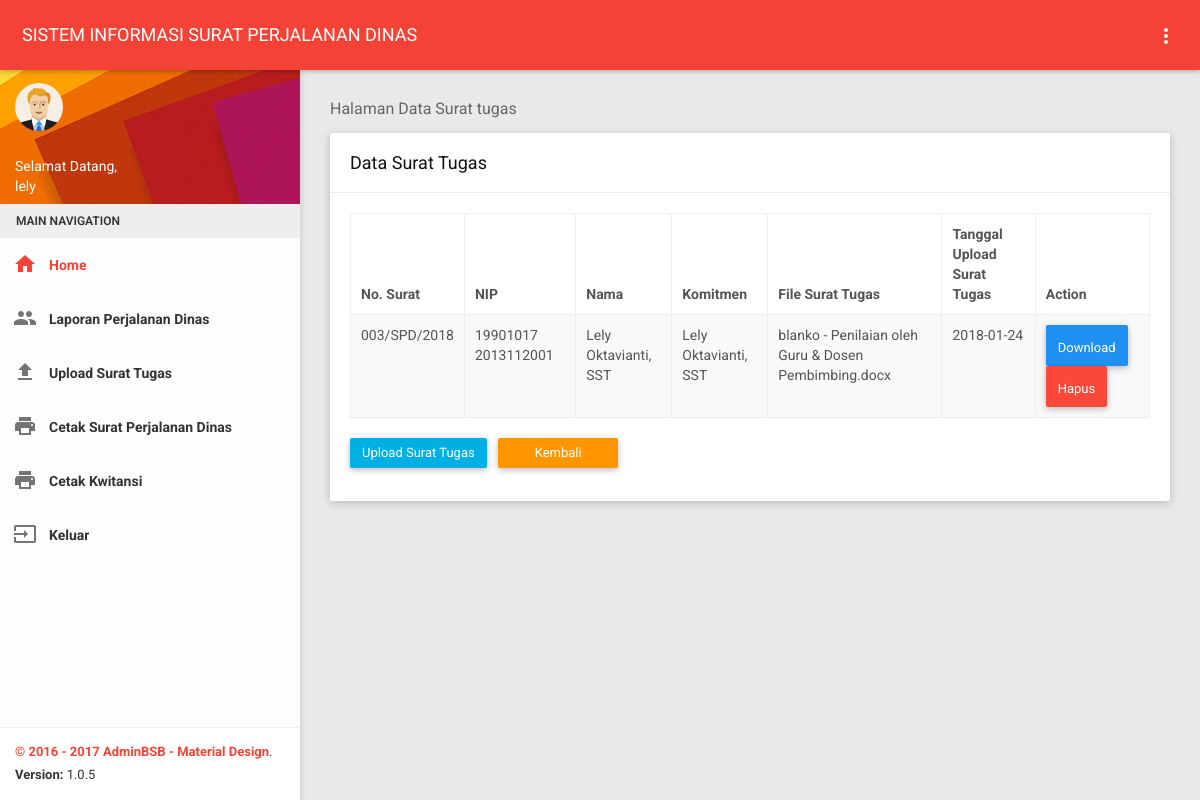
Page /pegawai/ust.php (signed in) on the committed database.
### tables this page shows
CREATE TABLE `uploadst` (
  `nosurat` varchar(100) NOT NULL,
  `nip` varchar(100) NOT NULL,
  `komitmen` varchar(100) NOT NULL,
  `nama_file` varchar(100) NOT NULL,
  `deskripsi` text NOT NULL,
  `tgl_upload` date NOT NULL,
  `hits` int(3) NOT NULL DEFAULT '1'
);

CREATE TABLE `pegawai` (
  `nip` varchar(100) NOT NULL,
  `nama` varchar(50) NOT NULL,
  `jk` varchar(15) NOT NULL,
  `ttl` varchar(50) NOT NULL,
  `golongan` varchar(20) NOT NULL,
  `jabatan` varchar(30) NOT NULL,
  `pd` varchar(30) NOT NULL,
  `username` varchar(30) NOT NULL,
  `password` varchar(32) NOT NULL,
  `hak_akses` varchar(10) NOT NULL
);

### pegawai/ust.php (the view, shortened to what this page needs)
<?php
include '../tampilan/ataspegawai.php';
?>
    <section class="content">
        <div class="container-fluid">
            <div class="block-header">
                <h2>Halaman Data Surat tugas</h2>
            </div>
            <div class="row clearfix">
                <div class="col-lg-12 col-md-12 col-sm-12 col-xs-12">
                    <div class="card">
                        <div class="header">
                            <h2>
                               Data Surat Tugas
                            </h2>
                        </div>
                        <div class="body">
                            <div class="table-responsive">
                                <table class="table table-bordered table-striped table-hover dataTable js-exportable">
                                    <thead>
                                        <tr>
                                            <th>No. Surat</th>
                                            <th>NIP</th>
                                            <th>Nama</th>
                                            <th>Komitmen</th>
                                            <th>File Surat Tugas</th>
                                            <th>Tanggal Upload Surat Tugas</th>
                                            <th>Action</th>
                                        </tr>
                                    </thead>
                                      <?php
                                        $username=$_SESSION['username'];
                                     $tampil=mysql_query("SELECT uploadst.nosurat, uploadst.tgl_upload, pegawai.username, uploadst.nip, pegawai.nama, uploadst.komitmen,uploadst.nama_file from uploadst, pegawai where uploadst.nip=pegawai.nip and username='$username'");
                                     while($data=mysql_fetch_array($tampil)){
                                     ?>
                                     <tbody>
                                        <tr>
                                            <td><?php echo $data['nosurat']; ?></td>
                                            <td><?php echo $data['nip']; ?></td>
                                            <td><?php echo $data['nama']; ?></td>
                                            <td><?php echo $data['komitmen']; ?></td>
                                            <td><?php echo $data['nama_file']; ?></td>
                                            <td><?php echo $data['tgl_upload']?></td>
                        <td>
                        <a class="btn btn-primary waves-effect" href="downloadst.php?file=\<?php echo $data['nama_file'];?>"><i class="fa fa-wrench"></i> Download</a>
                          <a class="btn btn-danger waves-effect" href="hapust.php?hal=hapus&kd=<?php echo $data['nosurat'];?>"><i class="fa fa-wrench"></i> Hapus</a></td>
                                        </tr>
                                            <?php
                                             }
                                          ?>
                                      </tbody>
                                </table>
                            </div>
                            <div class="button-demo">
                        <a href="inputst.php" type="button" class="btn btn-info waves-effect">Upload Surat Tugas</a>
                      <a href="index.php" type="button" class="btn btn-warning waves-effect">Kembali</a>
                            </div>
                        </div>
                    </div>
                </div>
            </div>
            </div>
    </section>
  <?php
include '../tampilan/footer.php';
?>

### rows in the picture
uploadst: nosurat "003/SPD/2018", nip "19901017 2013112001", pegawai.nama "Lely Oktavianti, SST", komitmen "Lely Oktavianti, SST", nama_file "blanko - Penilaian oleh Guru & Dosen Pembimbing.docx", tgl_upload "2018-01-24"

### other values in the picture
$_SESSION['username'] "lely"
